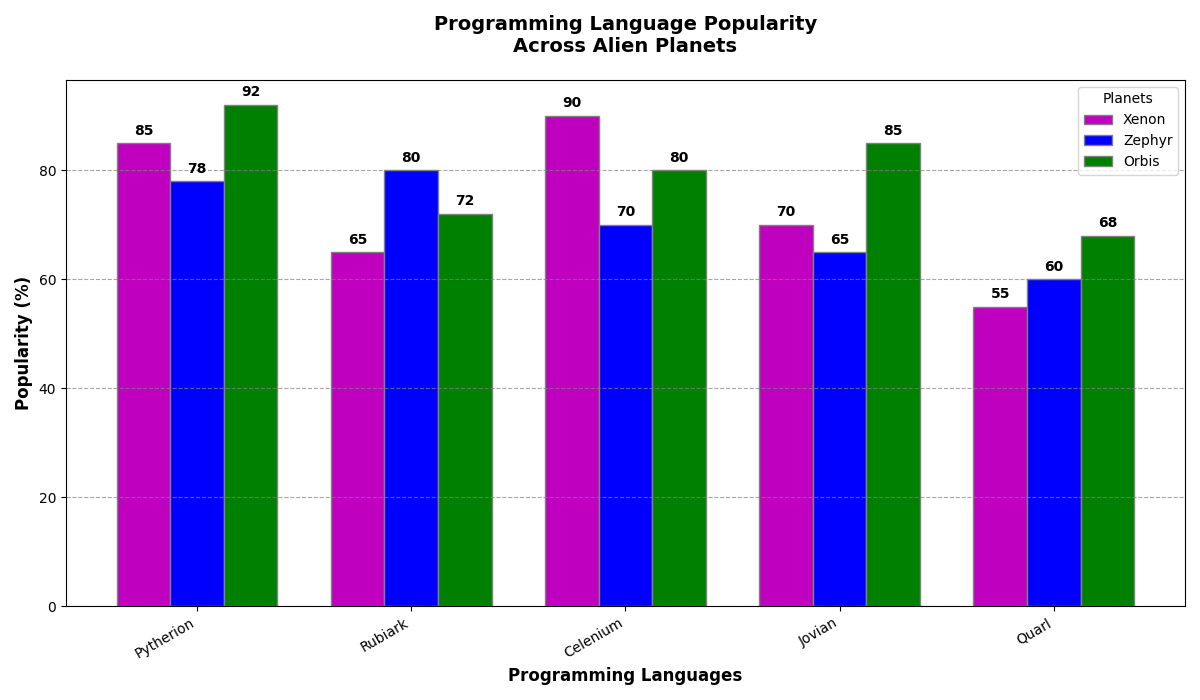

Reproduce this figure in Python.
import matplotlib.pyplot as plt
import numpy as np

languages = ["Pytherion", "Rubiark", "Celenium", "Jovian", "Quarl"]
xenon_popularity = [85, 65, 90, 70, 55]
zephyr_popularity = [78, 80, 70, 65, 60]
orbis_popularity = [92, 72, 80, 85, 68]

bar_width = 0.25
r1 = np.arange(len(languages))
r2 = [x + bar_width for x in r1]
r3 = [x + bar_width for x in r2]

fig, ax = plt.subplots(figsize=(12, 7))
ax.bar(r1, xenon_popularity, color='m', width=bar_width, edgecolor='grey', label='Xenon')
ax.bar(r2, zephyr_popularity, color='b', width=bar_width, edgecolor='grey', label='Zephyr')
ax.bar(r3, orbis_popularity, color='g', width=bar_width, edgecolor='grey', label='Orbis')

for rects, data in zip([r1, r2, r3], [xenon_popularity, zephyr_popularity, orbis_popularity]):
    for rect, value in zip(rects, data):
        ax.text(rect, value + 1, str(value), ha='center', va='bottom', fontsize=10, fontweight='bold')

ax.set_xlabel('Programming Languages', fontweight='bold', fontsize=12)
ax.set_ylabel('Popularity (%)', fontweight='bold', fontsize=12)
ax.set_title('Programming Language Popularity\nAcross Alien Planets', fontsize=14, fontweight='bold', pad=20)
ax.set_xticks([r + bar_width for r in range(len(languages))])
ax.set_xticklabels(languages)
ax.yaxis.grid(True, linestyle='--', which='major', color='grey', alpha=0.7)

plt.xticks(rotation=30, ha='right')
plt.legend(title='Planets', loc='upper right')
plt.tight_layout()
plt.show()
